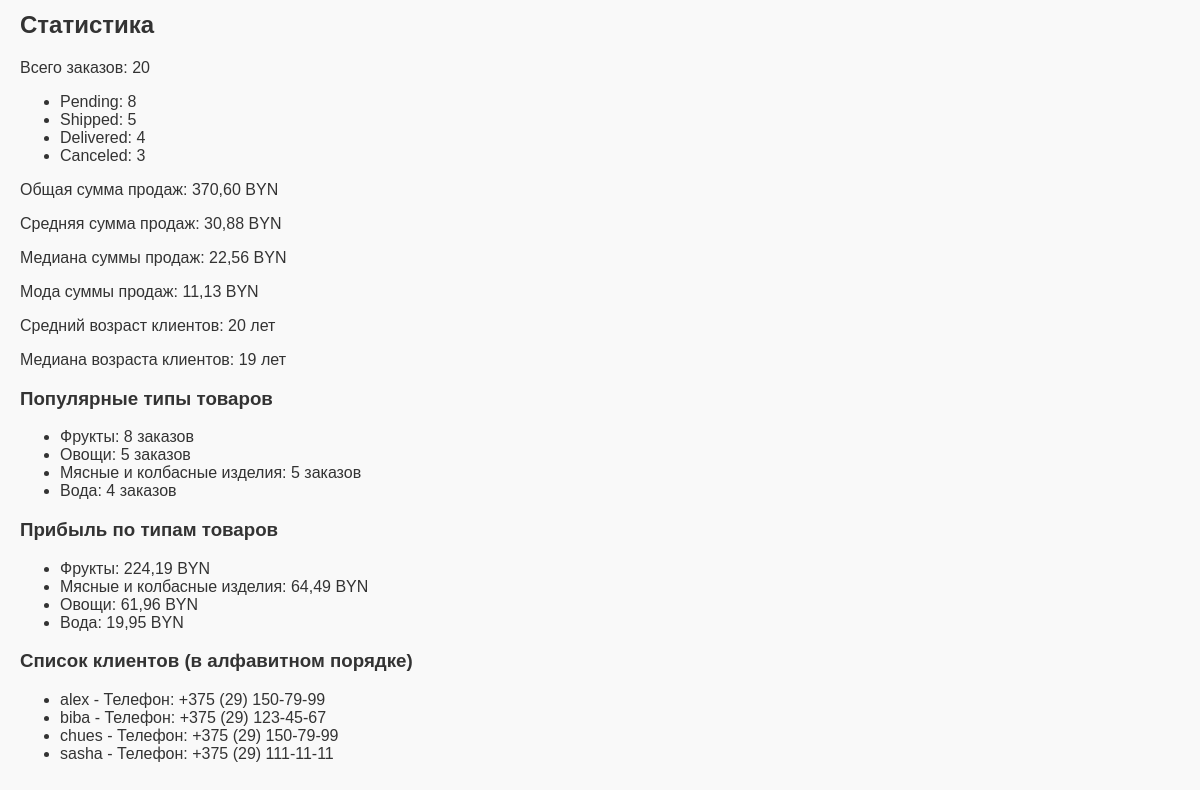
Page /employee-panel/ (signed in, lower part) on the earlier database version.
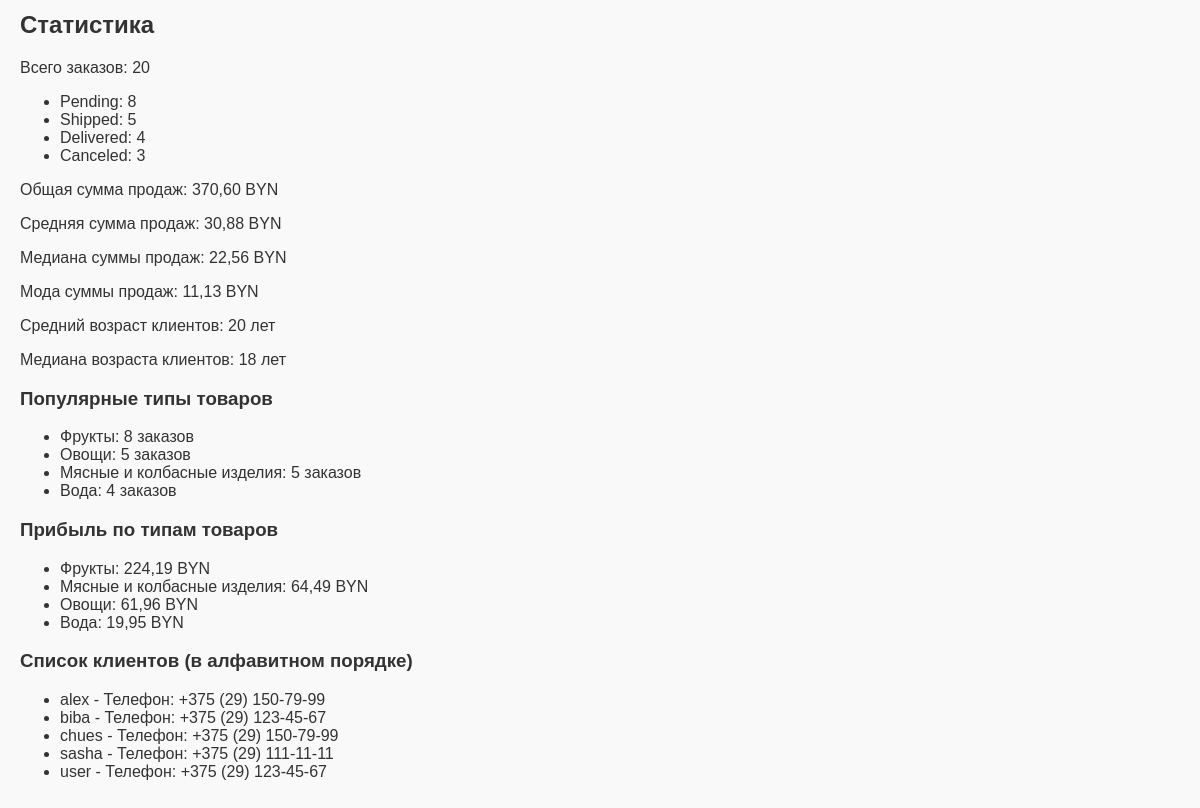
Same page on the later database version.
### delivery_app/models.py (models this page shows, shortened)
class Order(models.Model):
    STATUS_CHOICES = (
        ('Pending', 'В ожидании'),
        ('Shipped', 'Отправлен'),
        ('Delivered', 'Доставлен'),
        ('Canceled', 'Отменен'),
    )
    DELIVERY_METHODS = (
        ('pickup', 'Самовывоз'),
        ('courier', 'Курьер'),
    )
    client = models.ForeignKey(Client, on_delete=models.CASCADE, related_name='orders')
    employee = models.ForeignKey(Employee, on_delete=models.SET_NULL, null=True, blank=True, related_name='handled_orders')
    pickup_point = models.ForeignKey(PickupPoint, on_delete=models.SET_NULL, null=True, blank=True, related_name='orders')
    status = models.CharField(max_length=20, choices=STATUS_CHOICES, default='Pending')
    date_ordered = models.DateTimeField(auto_now_add=True)
    date_delivered = models.DateTimeField(null=True, blank=True)
    delivery_cost = models.DecimalField(max_digits=10, decimal_places=2, default=Decimal('0.00'))
    delivery_method = models.CharField(max_length=20, choices=DELIVERY_METHODS, default='pickup')
    delivery_address = models.CharField(max_length=200, blank=True, help_text="Адрес доставки для курьера")
    promocode = models.ForeignKey(PromoCode, on_delete=models.SET_NULL, null=True, blank=True, related_name='orders')  # Новая связь
    def __str__(self):
        return f"Заказ #{self.id} - {self.client.user.username}"

class ProductType(models.Model):
    name = models.CharField(max_length=100)
    def __str__(self):
        return self.name

class Client(models.Model):
    user = models.OneToOneField(User, on_delete=models.CASCADE, related_name='client_profile')
    phone = models.CharField(max_length=20, validators=[validate_phone])
    address = models.TextField()
    date_of_birth = models.DateField(validators=[validate_age])
    def __str__(self):
        return self.user.username

### delivery_app/views.py (the view, shortened to what this page needs)
# urls.py: path('employee-panel/', views.employee_panel, name='employee_panel'),
def employee_panel(request):
    logger.debug(f"Запрос на панель сотрудника от {request.user.username}")
    try:
        employee = Employee.objects.get(user=request.user)
        logger.debug(f"Сотрудник найден: {employee}")
    except Employee.DoesNotExist:
        logger.error(f"Пользователь {request.user.username} не является сотрудником")
        messages.error(request, "У вас нет прав доступа к панели сотрудников.")
        return redirect('delivery_app:home')
    if request.user.is_superuser:
        orders = Order.objects.all()
        logger.debug("Суперпользователь: отображаются все заказы")
    else:
        orders = Order.objects.filter(employee=employee)
        logger.debug(f"Обычный сотрудник: отображаются только заказы сотрудника {employee}")
    status_filter = request.GET.get('status_filter')
    date_filter = request.GET.get('date_filter')
    type_filter = request.GET.get('type_filter')
    delivery_method_filter = request.GET.get('delivery_method_filter')
    if status_filter:
        orders = orders.filter(status=status_filter)
    if date_filter:
        orders = orders.filter(date_ordered__date=date_filter)
    if type_filter:
        orders = orders.filter(orderitem__product__product_type__name=type_filter)
    if delivery_method_filter:
        orders = orders.filter(delivery_method=delivery_method_filter)
    orders = orders.order_by('-date_ordered')
    logger.debug(f"Найдено заказов после фильтрации: {orders.count()}")
    orders_with_total = []
    for order in orders:
        total = sum(Decimal(str(item.price)) * Decimal(str(item.quantity)) for item in order.orderitem_set.all())
        orders_with_total.append({'order': order, 'total_cost': total})
        logger.debug(f"Заказ #{order.id} с общей стоимостью: {total}")
    total_orders = len(orders_with_total)
    status_counts = {status: len([o for o in orders_with_total if o['order'].status == status]) for status, _ in Order.STATUS_CHOICES}
    clients_alpha = Client.objects.order_by('user__username')
    total_sales = sum(o['total_cost'] for o in orders_with_total) or Decimal('0')
    logger.debug(f"Общая выручка: {total_sales}")
    sales = [o['total_cost'] for o in orders_with_total if o['total_cost']]
    sales_mean = statistics.mean(sales) if sales else Decimal('0')
    sales_median = statistics.median(sales) if sales else Decimal('0')
    sales_mode = statistics.mode(sales) if sales else Decimal('0')
    ages = []
    today = timezone.now().date()
    for client in Client.objects.exclude(date_of_birth__isnull=True):
        age = today.year - client.date_of_birth.year - ((today.month, today.day) < (client.date_of_birth.month, client.date_of_birth.day))
        if age >= 18:
            ages.append(age)
    age_mean = statistics.mean(ages) if ages else 0
    age_median = statistics.median(ages) if ages else 0
    popular_types = ProductType.objects.annotate(
        order_count=Count('products__order_items')
    ).order_by('-order_count')
    profit_by_type = ProductType.objects.annotate(
        total_profit=Sum(
            ExpressionWrapper(
                F('products__order_items__price') * F('products__order_items__quantity'),
                output_field=DecimalField()
            )
        )
    ).order_by('-total_profit')
    employees = Employee.objects.all()
    clients = Client.objects.all()
    context = {
        'orders': orders_with_total,
        'employees': employees,
        'total_orders': total_orders,
        'status_counts': status_counts,
        'clients': clients,
        'clients_alpha': clients_alpha,
        'total_sales': total_sales,
        'sales_mean': sales_mean,
        'sales_median': sales_median,
        'sales_mode': sales_mode,
        'age_mean': age_mean,
        'age_median': age_median,
        'popular_types': popular_types,
        'profit_by_type': profit_by_type,
        'current_date': timezone.now().strftime('%d/%m/%Y'),
        'timezone': 'Europe/Minsk',
        'calendar': calendar.monthcalendar(timezone.now().year, timezone.now().month),
        'status_choices': Order.STATUS_CHOICES,
        'delivery_methods': Order.DELIVERY_METHODS,
        'product_types': ProductType.objects.all(),
    }
    logger.debug(f"Контекст перед рендерингом: {context}")
    return render(request, 'delivery_app/employee_panel.html', context)

### delivery_app/models.py (called while the page is built)
    def __str__(self):
        return self.user.username

### delivery_app/templates/delivery_app/employee_panel.html (shortened to what this page needs)
{% extends "delivery_app/base.html" %}
{% block content %}
<h2>Статистика</h2>
<p>Всего заказов: {{ total_orders }}</p>
<ul>
    {% for status, count in status_counts.items %}
        <li>{{ status }}: {{ count }}</li>
    {% endfor %}
</ul>
<p>Общая сумма продаж: {{ total_sales|floatformat:2 }} BYN</p>
<p>Средняя сумма продаж: {{ sales_mean|floatformat:2 }} BYN</p>
<p>Медиана суммы продаж: {{ sales_median|floatformat:2 }} BYN</p>
<p>Мода суммы продаж: {{ sales_mode|floatformat:2 }} BYN</p>
<p>Средний возраст клиентов: {{ age_mean|floatformat:0 }} лет</p>
<p>Медиана возраста клиентов: {{ age_median|floatformat:0 }} лет</p>
<h3>Популярные типы товаров</h3>
<ul>
    {% for type in popular_types %}
        <li>{{ type.name }}: {{ type.order_count }} заказов</li>
    {% empty %}
        <li>Нет данных о заказах.</li>
    {% endfor %}
</ul>
<h3>Прибыль по типам товаров</h3>
<ul>
    {% for type in profit_by_type %}
        <li>{{ type.name }}: {{ type.total_profit|floatformat:2 }} BYN</li>
    {% empty %}
        <li>Нет данных о прибыли.</li>
    {% endfor %}
</ul>
<h3>Список клиентов (в алфавитном порядке)</h3>
<ul>
    {% for client in clients_alpha %}
        <li>{{ client.user.username }} - Телефон: {{ client.phone }}</li>
    {% endfor %}
</ul>
{% endblock %}

Differences in the rows shown:
added Client: user.username "user", phone "+375 (29) 123-45-67"
Other differences:
{{ age_median|floatformat:0 }}: "19" → "18"
